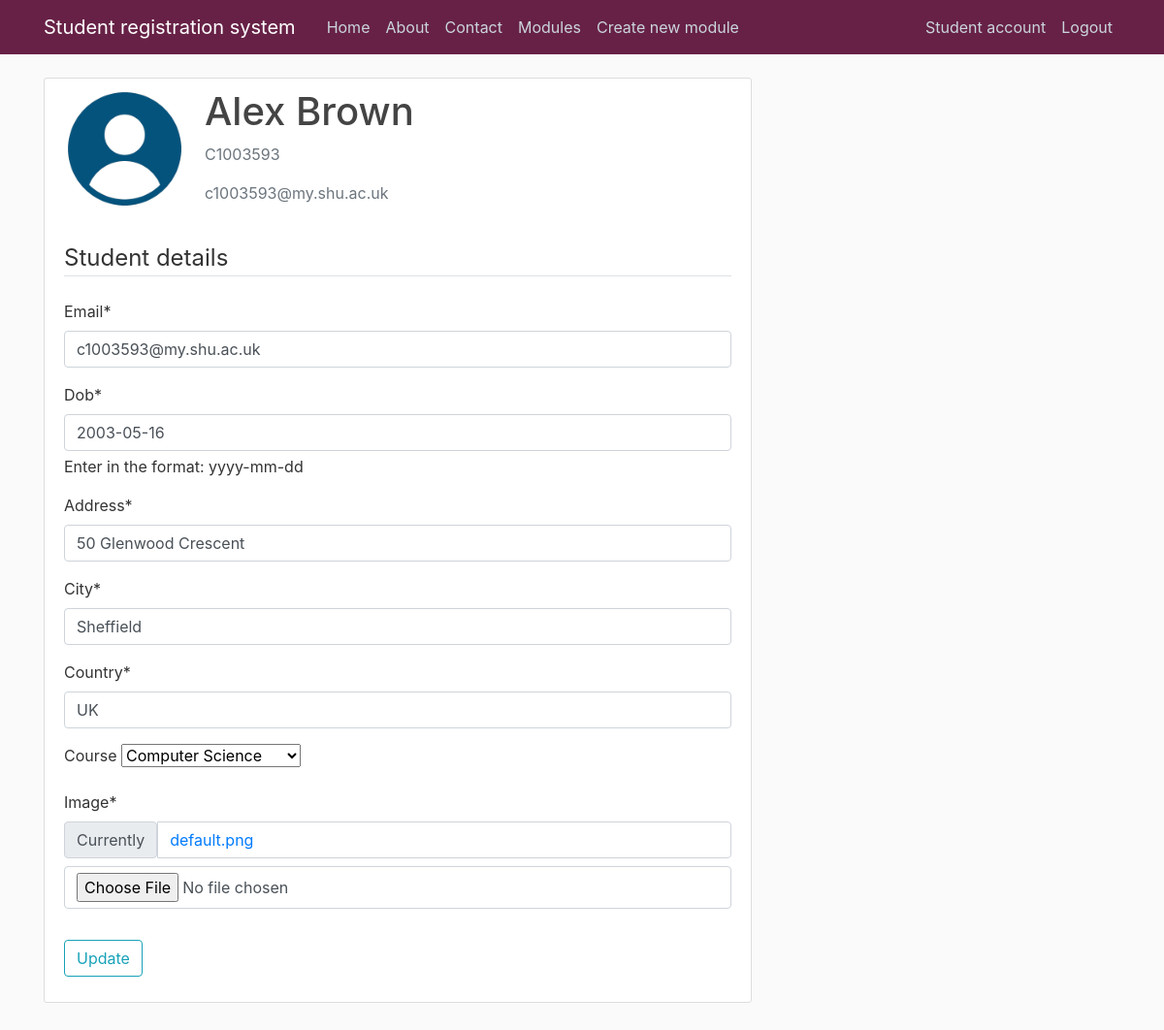
/studentAccount (signed in), run on an earlier commit of the app's database.
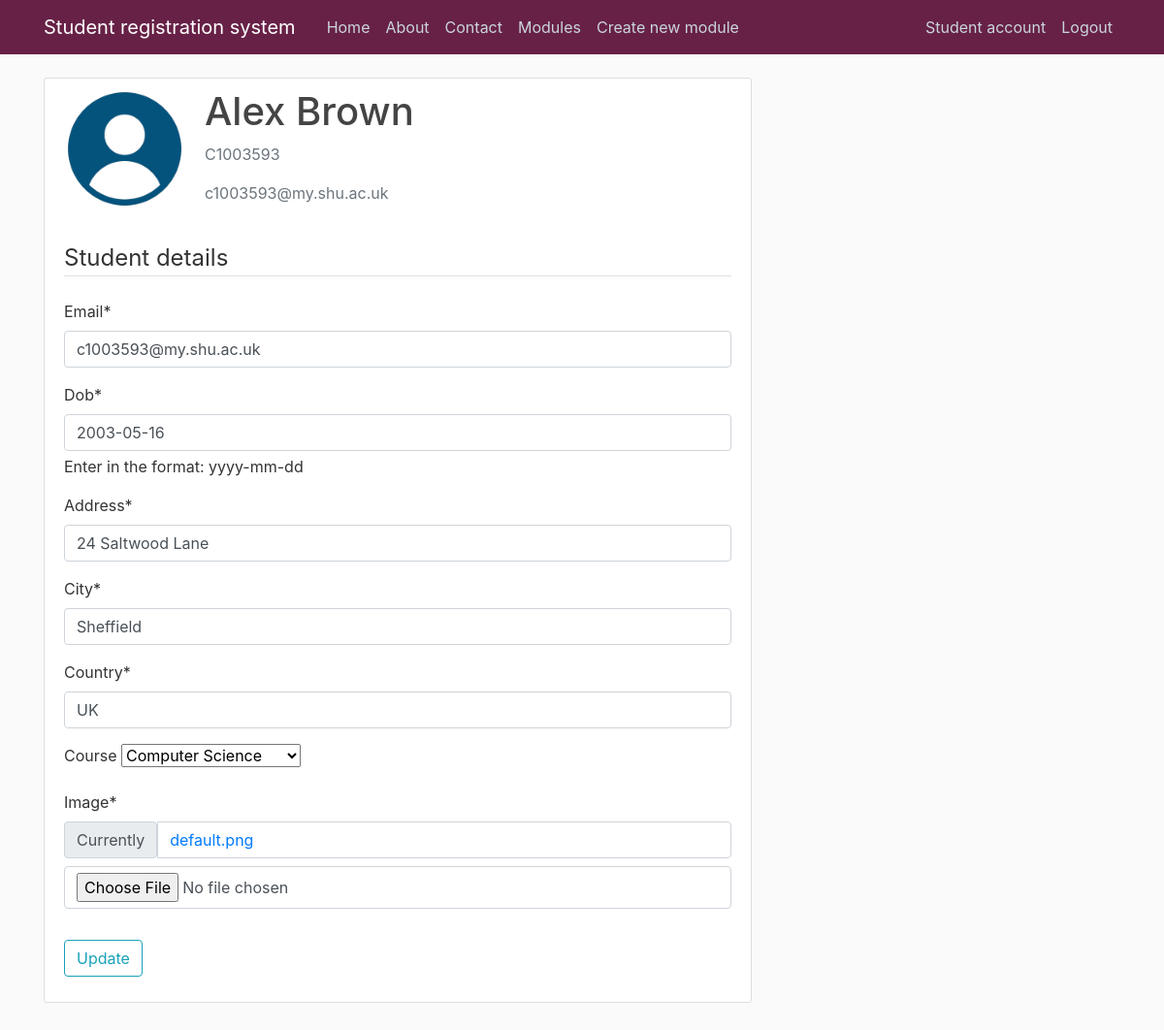
And on a later commit of the database.
### users/models.py (models this page shows)
class studentAccount(models.Model):
    user = models.OneToOneField(User, null = True, on_delete= models.CASCADE)
    DOB = models.DateField(null = True)
    Address = models.CharField(max_length=30, null = True)
    City = models.CharField(max_length=20, null = True)
    Country = models.CharField(max_length=20, null = True)
    image = models.ImageField(default = 'default.png', upload_to= 'profile_pics')
    Course = models.ForeignKey(Course, on_delete=models.SET_NULL, null = True, blank = True)
    def __str__(self):
        return f'{self.user.first_name} {self.user.last_name}'

### users/views.py (the view)
# urls.py: path('studentAccount', user_views.studentAccount, name = 'studentAccount'),
@login_required
def studentAccount(request):
    if request.method == 'POST':
        u_form = UserUpdateForm(request.POST, instance = request.user)
        p_form = studentAccountUpdateForm(request.POST, request.FILES, instance = request.user.studentaccount)
        u_form.save()
        p_form.save()
        messages.success(request, 'Your account has been successfully updated')
        return redirect('studentAccount')
    else:
        u_form = UserUpdateForm(instance = request.user)
        p_form = studentAccountUpdateForm(instance = request.user.studentaccount)
        context = {'u_form': u_form, 'p_form': p_form, 'title': 'Student Account'}
        return render(request, 'users/studentAccount.html', context)

### users/forms.py
class UserUpdateForm(forms.ModelForm):
    email = forms.EmailField()
    class Meta:
        model = User
        fields = ['email']

class studentAccountUpdateForm(forms.ModelForm):
    DOB = forms.DateField(help_text = 'Enter in the format: yyyy-mm-dd')
    class Meta:
        model = studentAccount
        fields = ['DOB', 'Address', 'City', 'Country', 'Course', 'image']

### ModuleRegistrationSystem/models.py (called while the page is built)
    def __str__(self):
        return f'{self.name}'

### users/templates/users/studentAccount.html (shortened to what this page needs)
{% extends "ModuleRegistrationSystem/base.html" %}
{% load crispy_forms_tags %}
{% block content %}
<div class="content-section">
    <div class="media">
    <p><img class="rounded-circle account-img" src="{{user.studentaccount.image.url}}"></p>
        <div class="media-body">
            <h2 class="account-heading">{{user.studentaccount}}</h2>
            <p class="text-secondary">{{user.username}}</p>
            <p class="text-secondary">{{user.email}}</p>
        </div>
    </div>
    <form method="POST" enctype="multipart/form-data">
        <fieldset class="form-group">
            <legend class="border-bottom mb-4">Student details</legend>
            {{ u_form | crispy }}
            {{ p_form | crispy }}
        </fieldset>
        <div class="form-group">
            <button class="btn btn-outline-info" type="submit">Update</button>
        </div>
    </form>
</div>
{% endblock content %}

### ModuleRegistrationSystem/templates/ModuleRegistrationSystem/base.html (shortened to what this page needs)
{% load static %}
<!DOCTYPE html>
<html>
<head>
    <link rel="stylesheet" href="https://cdn.jsdelivr.net/npm/bootstrap@4.0.0/dist/css/bootstrap.min.css">
    <link rel="stylesheet" type="text/css" href="{% static 'css/styles.css' %}" />
</head>
<body>
    <div class="container">
        <header class="site-header">
            <nav class="navbar navbar-expand-md navbar-dark bg-steel fixed-top">
                <div class="container">
                <a class="navbar-brand mr-4" href="{% url 'ModuleRegistrationSystem:home' %}">Student registration system</a>
                <div class="collapse navbar-collapse" id="navbarToggle">
                    <div class="navbar-nav mr-auto">
                        <a class="nav-item nav-link" href="{% url 'ModuleRegistrationSystem:home' %}">Home</a>
                        <a class="nav-item nav-link" href="{% url 'ModuleRegistrationSystem:about' %}">About</a>
                        <a class="nav-item nav-link" href="{% url 'ModuleRegistrationSystem:contact' %}">Contact</a>
                        <a class="nav-item nav-link" href="{% url 'ModuleRegistrationSystem:modules' %}">Modules</a>
                        {% if user.is_superuser %}
                            <a class="nav-item nav-link" href="{% url 'ModuleRegistrationSystem:module-create' %}">Create new module</a>
                        {% endif %}
                    </div>
                    <div class="navbar-nav">
                        {% if user.is_authenticated %}
                            <a class="nav-item nav-link" href="{% url 'studentAccount' %}">Student account</a>
                            <a class="nav-item nav-link" href="{% url 'logout' %}">Logout</a>
                        {% else %}
                            <a class="nav-item nav-link" href="{% url 'login' %}">Login</a>
                    <a class="nav-item nav-link" href="{% url 'register' %}">Register</a>
                        {% endif %}
                    </div>
                </div>
                </div>
            </nav>
        </header>
        <div class="row">
            <div class="col-md-8">
            {% block content %}{% endblock %}
            </div>
        </div>
    </div>
</body>
</html>

### ModuleRegistrationSystem/static/css/styles.css (style rules this page uses)
html { position: relative; min-height: 100%; }
body { background: #fafafa; color: #333333; margin-top: 5rem; margin-bottom: 50px; }
h1, h2, h3, h4, h5, h6 { color: #444444; }
.bg-steel { background-color: #672146; }
.site-header .navbar-nav .nav-link { color: #cbd5db; }
.content-section { background: #ffffff; padding: 10px 20px; border: 1px solid #dddddd; border-radius: 3px; margin-bottom: 20px; }
.account-img { height: 125px; width: 125px; margin-right: 20px; margin-bottom: 16px; }
.account-heading { font-size: 2.5rem; }

What changed in the data, as far as the page shows it:
changed studentAccount "Sheffield": Address "50 Glenwood Crescent" → "24 Saltwood Lane"
